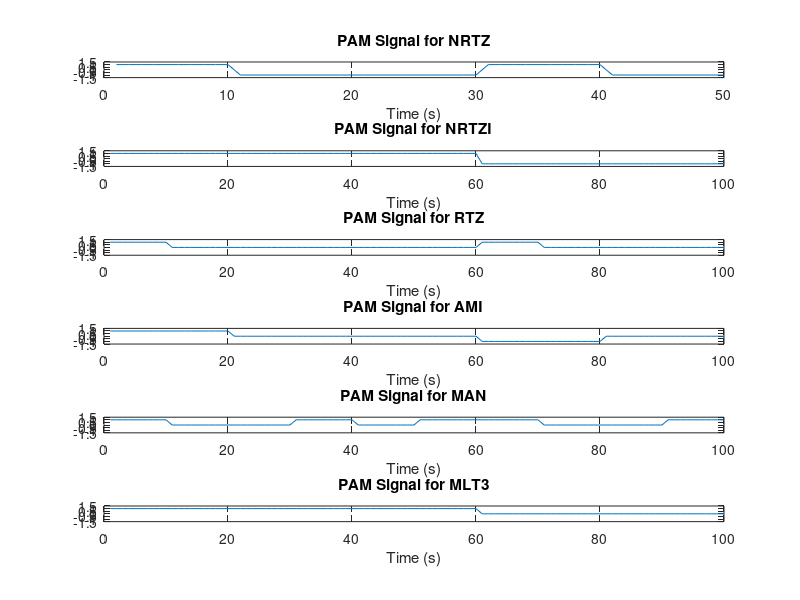

Write MATLAB code to recreate this figure. (Note: this script raises an error after producing the figure.)
clear; close all; clc;

% Parameters
nBits = 5;   % number of bits
Ts = 1e-3;       % symbol period
T = nBits*Ts;    % total time
t = 0:Ts:T-Ts;   % time vector

% Generate random bits
bits = randi([0 1],1, nBits);

% Define pulse shape
pulse_width = 10;  % Width of square pulse in samples
pulse_shape = ones(1, pulse_width);  % Square pulse

% Modulate using different line codes
%%%%%% non-return to zero
nrtz = bits.*2-1;                         

%%%%%%% NRTZ
nrzi = zeros(1, length(bits)*2);

%%%%%%% RTZ
rtz = zeros(1, length(bits)*2);

%%%%%%% AMI
pulse = -1;
ami = zeros(1, 2*length(bits)); % Initialize the AMI output vector with zeros
j = 1; % Index variable for the AMI output vector

%%%%%%% MAN 
MAN = zeros(1, length(bits)*2);
% Set initial signal level to positive
signal_level = -1;

%%%%% MLT3
% define the three signal levels
levels = [-1 0 1 0];

% initialize the MLT-3 encoded signal
mlt = zeros(1, 2*length(bits));

% initialize the current signal level of MLT3
current_level = 2;

for i = 1:length(bits)
    
    % Loop through binary data and encode using NRZI
    if bits(i) == 0
        % No transition, keep same signal level
        nrzi(j:j+1) = signal_level;
    else
        % Transition, invert signal level
        signal_level = -signal_level;
        nrzi(j:j+1) = signal_level;
    end
    
    % Modulate using RTZ line code
    if bits(i) == 1
        rtz(2*i-1) = 1;
    else
        rtz(2*i-1) = 0;
    end
    
    % Modulate using AMI (Alternate Mark Inversion) line code
    if bits(i) == 1
        if pulse == -1
            ami(j:j+1) = 1;     
        else
            ami(j:j+1) = -1;
        end
        pulse = -pulse; % Toggle the pulse
    end
    
    % Modulate using Manchester line code
    if bits(i) == 1
        MAN(2*i-1) = 1;
    else
        MAN(2*i) = 1;
    end
    
    % Modulate using MLT3 line code
    % if the current bit is 0, the signal level remains the same
    if bits(i) == 0
        mlt(j:j+1) = levels(current_level);
    % if the current bit is 1, the signal level changes to the next available level
    else
        % change the signal level
        current_level = mod(current_level, 4) + 1;
        % set the new signal level for the current bit
        mlt(j:j+1) = levels(current_level);
    end
    
     j = j + 2; % Increment the index variable by 2 for each bit

end

% Signals to PAM signals To make plotting like Square waves
signals = {nrtz, nrzi, rtz, ami, MAN, mlt};
signals_names = {'NRTZ', 'NRTZI', 'RTZ', 'AMI', 'MAN', 'MLT3'};
pam_signals = cell(size(signals));

for k = 1:numel(signals)
    signal = signals{k};
    pam_signal = zeros(1, length(signal*pulse_width));
    for i = 1:length(signal)
        start_idx = (i-1)*pulse_width+1;
        end_idx = start_idx+pulse_width-1;
        pam_signal(start_idx:end_idx) = signal(i) * pulse_shape;
    end
    pam_signals{k} = pam_signal;
end

% plotting signals
for k = 1:numel(pam_signals)
    subplot(numel(pam_signals), 1, k);
    plot(pam_signals{k});
    axis([0 length(pam_signals{k}) -1.5 1.5]); ylim([-1.5 1.5]);
    title(sprintf('PAM Signal for %s', upper(signals_names{k})));
    xlabel('Time (s)');
end

% Calculate power spectral density
[P_nrtz, f_nrtz] = periodogram(nrtz,[],[],1/Ts,'centered');
[P_nrzi, f_nrzi] = periodogram(nrzi,[],[],1/Ts,'centered');
[P_rtz, f_rtz] = periodogram(rtz,[],[],1/Ts,'centered');
[P_ami, f_ami] = periodogram(ami,[],[],1/Ts,'centered');
[P_manchester, f_manchester] = periodogram(MAN,[],[],1/Ts,'centered');
[P_mlt, f_mlt] = periodogram(mlt,[],[],1/Ts,'centered');

% Plot power spectral density
figure;
subplot(6,1,1); plot(f_nrtz,10*log10(P_nrtz)); title('Non-return to zero');
subplot(6,1,2); plot(f_nrzi,10*log10(P_nrzi)); title('Non-return to zero inverted');
subplot(6,1,3); plot(f_rtz,10*log10(P_rtz)); title('Return to zero');
subplot(6,1,4); plot(f_ami,10*log10(P_ami)); title('Alternate mark inversion');
subplot(6,1,5); plot(f_manchester,10*log10(P_manchester)); title('Manchester coding');
subplot(6,1,6); plot(f_mlt,10*log10(P_mlt)); title('Multi-level transmission');
xlabel('Frequency (Hz)');
ylabel('Power spectral density (dB/Hz)');
